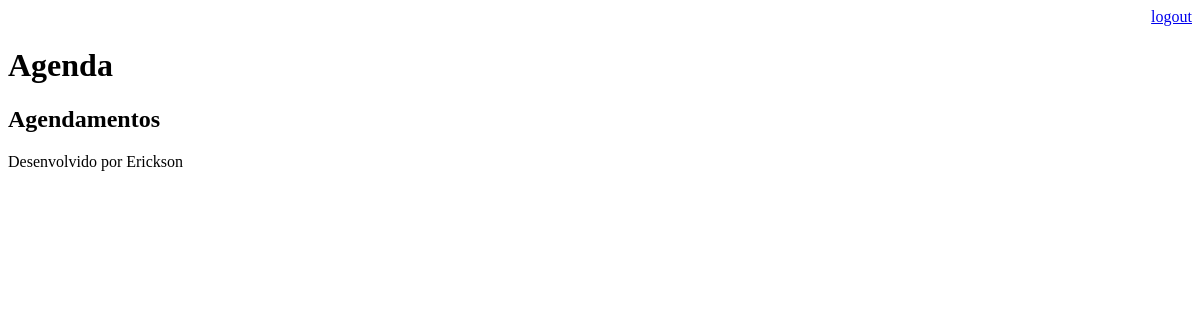
Before: /agenda/ (signed in) with the older database file.
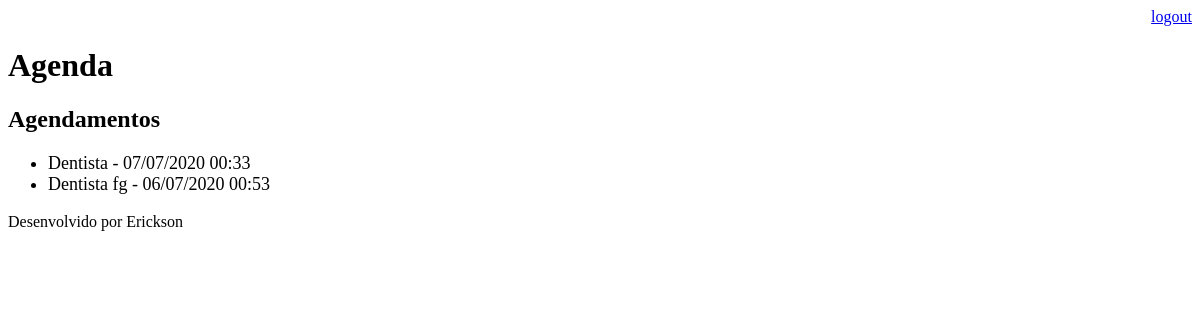
After: the same page with the newer database file.
### core/models.py (models this page shows, shortened)
class Evento(models.Model):
    titulo = models.CharField(max_length=100, verbose_name='Título')
    descricao = models.TextField(blank=True, null=True)
    data_evento = models.DateTimeField(verbose_name='Data do Evento')
    data_criacao = models.DateTimeField(auto_now=True, verbose_name='DAta da Criação')
    usuario = models.ForeignKey(User, on_delete=models.CASCADE)
    class Meta:
        db_table = 'evento'
    def get_data_evento(self):
        return self.data_evento.strftime('%d/%m/%Y %H:%M')

### core/views.py (the view)
# urls.py: path('agenda/', lista_eventos),
@login_required(login_url='/login')
def lista_eventos(request):
    usuario = request.user
    evento = Evento.objects.filter(usuario=usuario)
    dados = {'eventos': evento}
    return render(request, 'agenda.html', dados)

### templates/agenda.html
{% extends "model-page.html" %}
{% block content %}
    <h2>Agendamentos</h2>
    <ul style="font-size: 18px">
        {% for evento in eventos %}
            <li>{{ evento.titulo }} - {{ evento.get_data_evento}}</li>
        {% endfor %}
    </ul>
{% endblock %}

### templates/model-page.html
<!DOCTYPE html>
<html lang="en">
<head>
    {% include "model-header.html" %}
</head>
<body>
    {% block content %} {% endblock%}
    {% include "model-footer.html" %}
</body>
</html>

### templates/model-header.html (shortened to what this page needs)
<div align="right"><a href="/logout">logout</a></div>
<h1>Agenda</h1>

### templates/model-footer.html
<p>Desenvolvido por Erickson</p>

Changed rows visible on the page:
added Evento: titulo "Dentista", get_data_evento "07/07/2020 00:33"
added Evento: titulo "Dentista fg", get_data_evento "06/07/2020 00:53"
